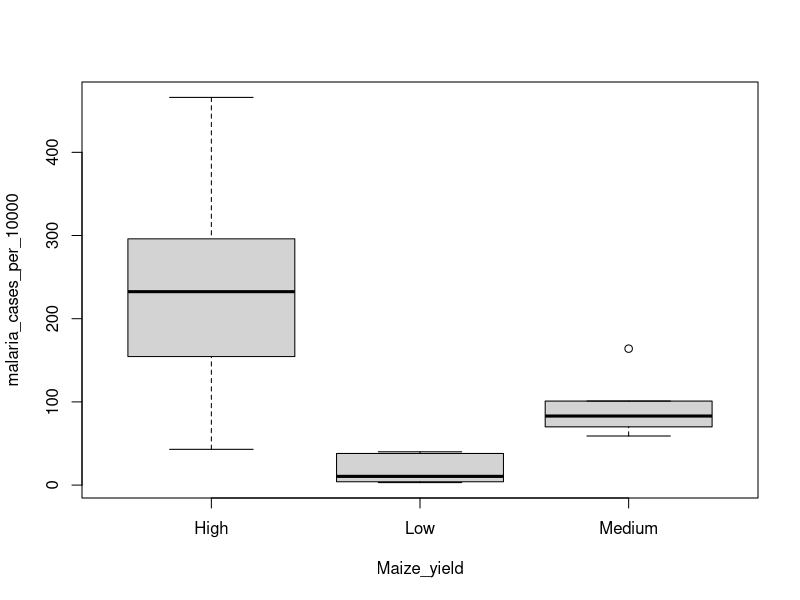
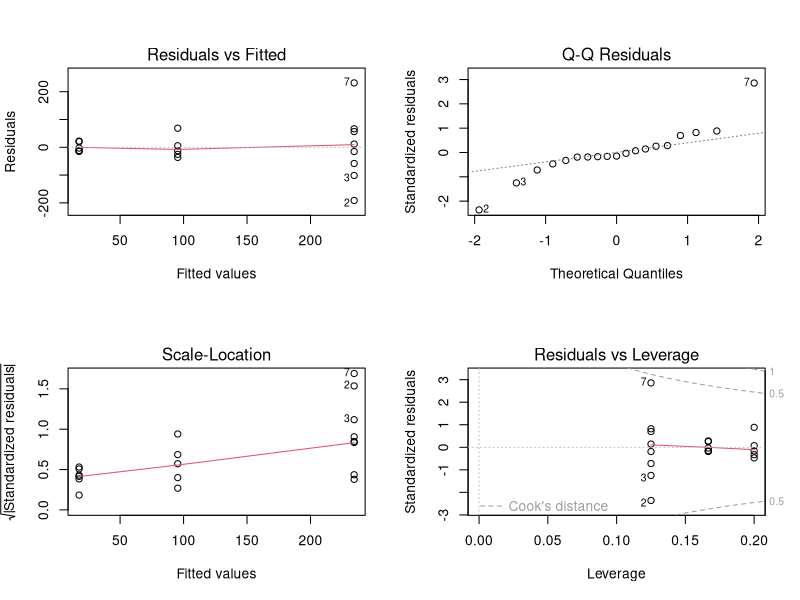
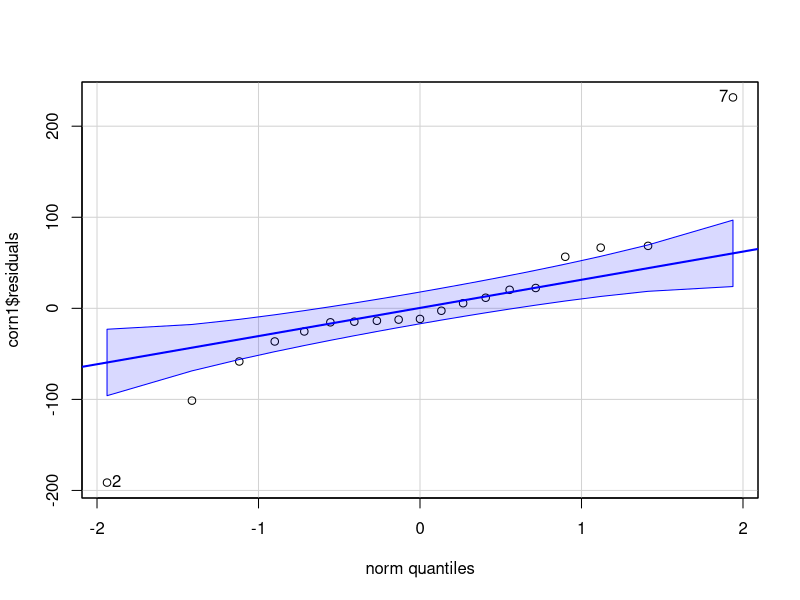
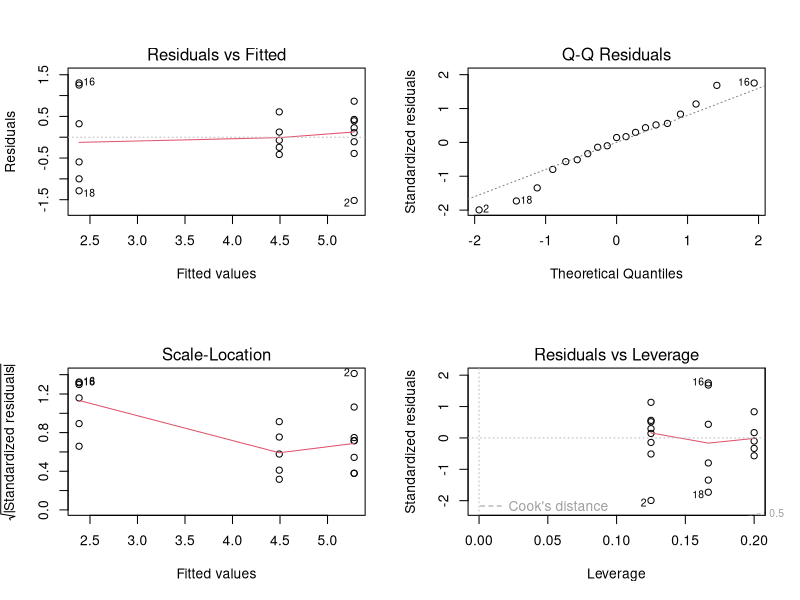
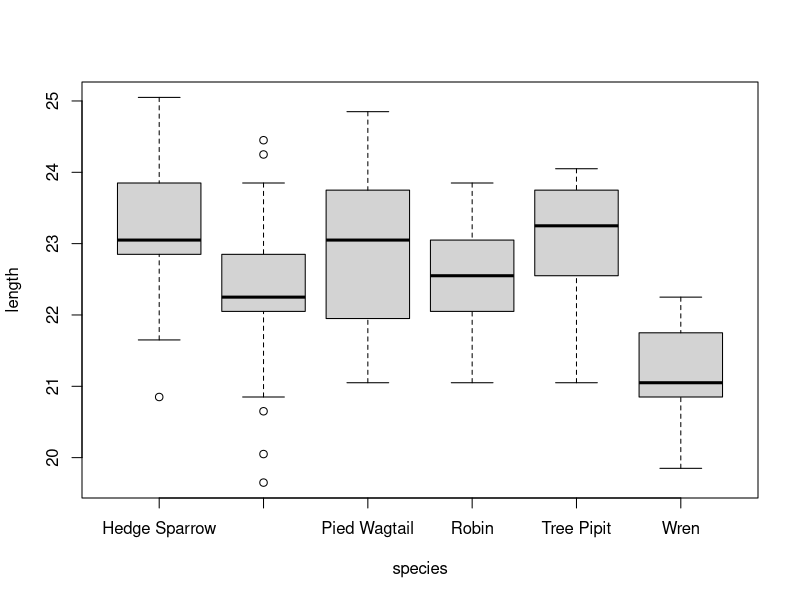
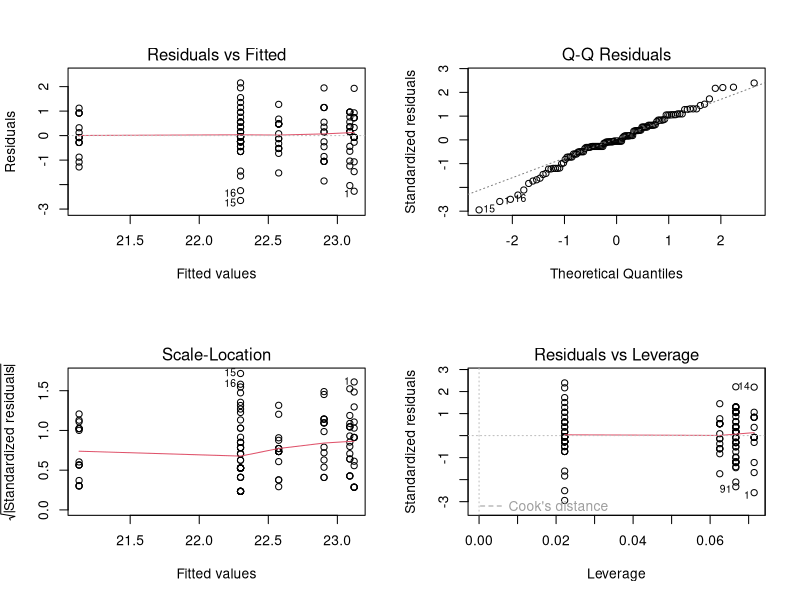
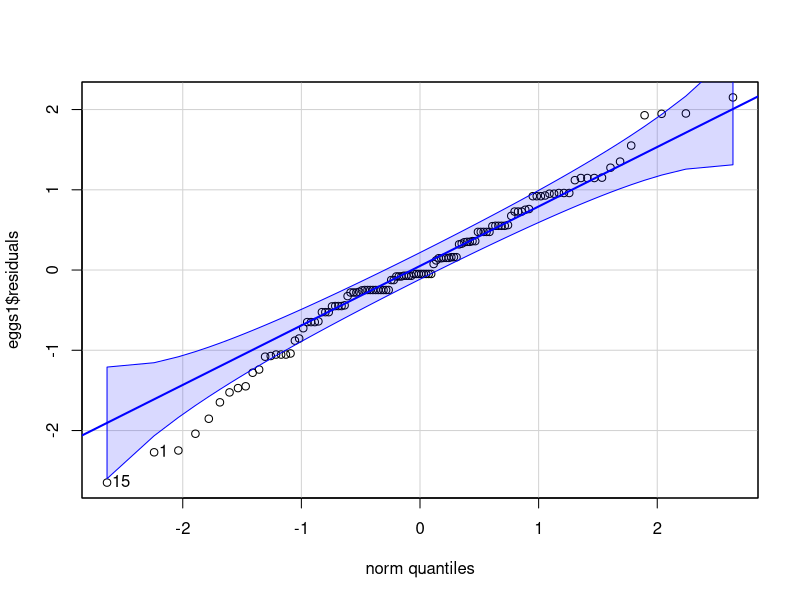
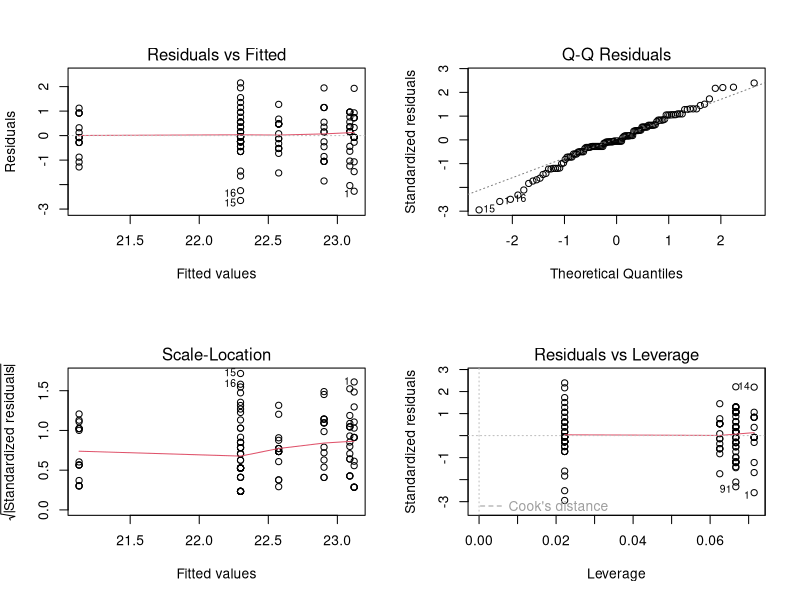

Generate these figures, in order, with R:
## ---- chunk 1
knitr::opts_chunk$set(echo = TRUE)

# packages needed for lab 6
library(readr)
library(tidyverse)
library(car)
library(ggplot2)
library(multcomp) # new package alert! Make sure to install.packages("")

# datasets needed for lab 6
hand_wash <- read_csv("hand_washing.csv")
malaria <- read_csv("malaria_vs_maize.csv")
eggs <- read_csv("cuckooeggs.csv")

## ---- chunk 2
# null: the mean malaria incidence doe not differ between the three levels of cultivation
# alternative: Then mean malaria incidence differs for at least one level of cultivation
## ---- chunk 3
malaria <- read_csv("malaria_vs_maize.csv")

boxplot(malaria_cases_per_10000 ~ Maize_yield, data = malaria)

# We are testing 3 levels
## ---- chunk 4
corn1 <- aov(malaria_cases_per_10000 ~ Maize_yield, data=malaria)
summary(corn1)
par(mfrow = c(2,2))
plot(corn1)
par(mfrow = c(1,1))

qqPlot(corn1$residuals)

leveneTest(malaria_cases_per_10000 ~ Maize_yield, data=malaria)
shapiro.test(corn1$residuals)

# There are clear violations of normality and homogeniety of variance assumptions
## ---- chunk 5

malaria$log_cases <- log(malaria$malaria_cases_per_10000)

leveneTest(log_cases ~ Maize_yield, data = malaria, center = "median") # p = 0.05604

corn2 <- aov(log_cases ~ Maize_yield, data=malaria)

shapiro.test(corn2$residuals) # p = 0.8875

# based on the above tests, both the homogeneity of variance and normality assumptions are now met. I used a log transformation
## ---- chunk 6
corn2 <- aov(log_cases ~ Maize_yield, data=malaria)

summary(corn2) # p = 2.41e-05

par(mfrow = c(2,2))
plot(corn2)

par(mfrow = c(1,1))

# we conclude that cultivation does have a significant effect on the log number of malaria cases
## ---- chunk 7
# null:The mean size of cuckoo eggs is the same for all host species
# alternative: The mean size of cuckoo eggs is different for at least one host species
## ---- chunk 8

eggs <- read_csv("cuckooeggs.csv")

names(eggs) <- c("species", "length")

boxplot(length ~ species, data = eggs)

# we are testing 6 levels/groups/species
## ---- chunk 9
eggs1 <- aov(length ~ species, data = eggs)
summary(eggs1) # p = 3.15e-08

par(mfrow = c(2,2))
plot(eggs1)
par(mfrow = c(1,1))


qqPlot(eggs1$residuals)

shapiro.test(eggs1$residuals)
leveneTest(length ~ species, data = eggs, center = "median") # p = 0.6698
## ---- chunk 10

# The assumptions of normality and homoegenitiy of variances are met


## ---- chunk 11
eggs1 <- aov(length ~ species, data = eggs)
summary(eggs1) # p = 3.15e-08

par(mfrow = c(2,2))
plot(eggs1)
par(mfrow = c(1,1))

shapiro.test(eggs1$residuals) # p = 0.07761
leveneTest(length ~ species, data = eggs, center = "median") # p = 0.6698
qqPlot(eggs1$residuals)


# Cuckoos lay significantly different sized eggs in different host species's nests
## ---- chunk 12

eggs$species <- as.factor(eggs$species)
eggs1 <- aov(length ~ species, data = eggs)

TukeyHSD(eggs1)

Post_hoc <- glht(eggs1, linfct = mcp(species = "Tukey")) # if washing_method is not a factor when you ran the wash1 anova, the glht() will not work

summary(Post_hoc) 

confint(Post_hoc) # shows your lower and upper CI bounds 
cld(Post_hoc) #compact letter display of Tukey groups

plot(Post_hoc, main = "Fig 1: 95% confidence level") #confidence intervals plotted
#
# The cuckoo lays the smallest eggs in the Wren nest
